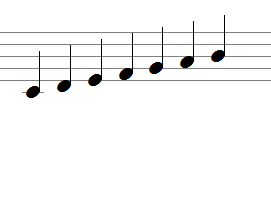
#> input picture opencv/test/notes.png, 271 x 210 px
$ python detect_lines.py notes.png   (older library calls are emulated)
#> lines starting #> are read from the running program, lines starting #| are printed output that depends on the picture; after the words box and inside, x2 and y2 are one past the last pixel; in counts of white or black regions, pixels touching at a corner belong together
"""
@file morph_lines_detection.py
@brief Use morphology transformations for extracting horizontal and vertical lines sample code
"""
import numpy as np
import sys
import cv2 as cv


def show_wait_destroy(winname, img):
    cv.imshow(winname, img)
    cv.moveWindow(winname, 500, 0)
    cv.waitKey(0)
    cv.destroyWindow(winname)


def main(argv):

    # Load the image
    src = cv.imread("notes.png", cv.IMREAD_COLOR)
#> src is the input picture: shape (210, 271, 3); mean B, G, R 247, 247.1, 247.1

    # Show source image
    cv.imshow("src", src)
    # [load_image]

    # [gray]
    # Transform source image to gray if it is not already
    if len(src.shape) != 2:
        gray = cv.cvtColor(src, cv.COLOR_BGR2GRAY)
    else:
        gray = src

    # Show gray image
    show_wait_destroy("gray", gray)
    # [gray]

    # [bin]
    # Apply adaptiveThreshold at the bitwise_not of gray, notice the ~ symbol
    gray = cv.bitwise_not(gray)
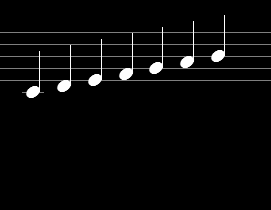
#> gray: shape (210, 271); min 0, max 255, mean 7.9
    bw = cv.adaptiveThreshold(gray, 255, cv.ADAPTIVE_THRESH_MEAN_C, \
                                cv.THRESH_BINARY, 15, -2)
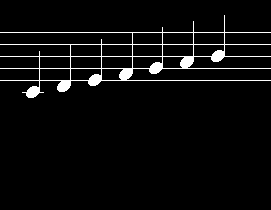
#> bw: shape (210, 271); 4.3% white; 1 white region, box (x1, y1, x2, y2) and area: (0, 15, 271, 98) 2438
    # Show binary image
    show_wait_destroy("binary", bw)
    # [bin]

    # [init]
    # Create the images that will use to extract the horizontal and vertical lines
    horizontal = np.copy(bw)
    vertical = np.copy(bw)
    # [init]

    # [horiz]
    # Specify size on horizontal axis
    cols = horizontal.shape[1]
#> cols = 271
    horizontal_size = cols // 30
#> horizontal_size = 9

    # Create structure element for extracting horizontal lines through morphology operations
    horizontalStructure = cv.getStructuringElement(cv.MORPH_RECT, (horizontal_size, 1))

    # Apply morphology operations
    horizontal = cv.erode(horizontal, horizontalStructure)
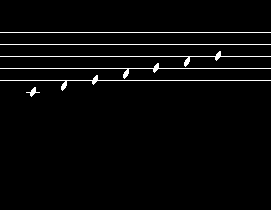
#> horizontal: shape (210, 271); 2.8% white in thin lines or dots, all inside (x1, y1, x2, y2) = (0, 32, 271, 97)
    #horizontal = cv.dilate(horizontal, horizontalStructure)

    # Show extracted horizontal lines
    show_wait_destroy("horizontal", horizontal)
    # [horiz]


    # [vert]
    # Specify size on vertical axis
    rows = vertical.shape[0]
#> rows = 210
    verticalsize = rows // 30
#> verticalsize = 7

    # Create structure element for extracting vertical lines through morphology operations
    verticalStructure = cv.getStructuringElement(cv.MORPH_RECT, (1, verticalsize))
#> verticalStructure = [1, 1, 1, 1, 1, 1, 1]

    # Apply morphology operations
    vertical = cv.erode(vertical, verticalStructure)
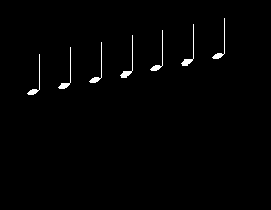
#> vertical: shape (210, 271); 1.1% white; 7 white regions, largest, box (x1, y1, x2, y2) and area: (120, 35, 133, 78) 93, (181, 24, 194, 66) 92, (58, 47, 71, 89) 87
    vertical = cv.dilate(vertical, verticalStructure)
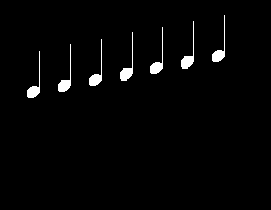
#> vertical: shape (210, 271); 2% white; 7 white regions, largest, box (x1, y1, x2, y2) and area: (120, 32, 133, 81) 171, (181, 21, 194, 69) 170, (58, 44, 71, 92) 165

    # Show extracted vertical lines
    show_wait_destroy("vertical", vertical)
    # [vert]

    # [smooth]
    # Inverse vertical image
    vertical = cv.bitwise_not(vertical)
    show_wait_destroy("vertical_bit", vertical)

    '''
    Extract edges and smooth image according to the logic
    1. extract edges
    2. dilate(edges)
    3. src.copyTo(smooth)
    4. blur smooth img
    5. smooth.copyTo(src, edges)
    '''

    # Step 1
    edges = cv.adaptiveThreshold(vertical, 255, cv.ADAPTIVE_THRESH_MEAN_C, cv.THRESH_BINARY, 3, -2)
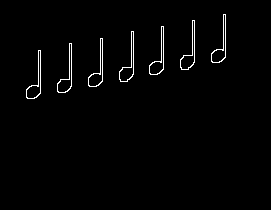
#> edges: shape (210, 271); 1.6% white in thin lines or dots, all inside (x1, y1, x2, y2) = (26, 14, 226, 99)
    show_wait_destroy("edges", edges)

    # Step 2
    kernel = np.ones((2, 2), np.uint8)
    edges = cv.dilate(edges, kernel)
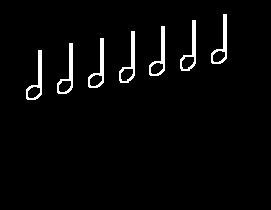
#> edges: shape (210, 271); 3.1% white; 7 white regions, largest, box (x1, y1, x2, y2) and area: (119, 31, 135, 83) 256, (180, 20, 196, 71) 252, (57, 43, 73, 94) 252
    show_wait_destroy("dilate", edges)

    # Step 3
    smooth = np.copy(vertical)

    # Step 4
    smooth = cv.blur(smooth, (2, 2))

    # Step 5
    (rows, cols) = np.where(edges != 0)
    vertical[rows, cols] = smooth[rows, cols]

    # Show final result
    show_wait_destroy("smooth - final", vertical)
    cv.imwrite("vertical.png",vertical)
    # [smooth]

    image = cv.imread('vertical.png')

    gray = cv.cvtColor(image, cv.COLOR_BGR2GRAY)
    ret,thresh = cv.threshold(gray,250,255,cv.THRESH_BINARY_INV)

    img,contours,h =cv.findContours(thresh,cv.RETR_EXTERNAL,cv.CHAIN_APPROX_SIMPLE)

    decal = 0
    for cnt in contours:
        perimetre=cv.arcLength(cnt,True)
        approx = cv.approxPolyDP(cnt,0.01*perimetre,True)
        decal = decal + 10
        M = cv.moments(cnt)
        cX = int(M["m10"] / M["m00"])
        cY = int(M["m01"] / M["m00"])
        cv.drawContours(image,[cnt],-1,(0,255,0),2)

        if len(approx)==3:
            shape = "triangle"
        elif len(approx)==4:
            (x, y, w, h) = cv.boundingRect(approx)
            ratio = w / float(h)
            if ratio >= 0.95 and ratio <= 1.05:
                shape = "carre"
            else:
                shape = "rectangle"
        elif len(approx)==5:
            shape = "pentagone"
        elif len(approx)==6:
            shape = "hexagone"
        else:
            shape= "notes"
        #cv.putText(image, shape, (cX, 120+decal), cv.FONT_HERSHEY_SIMPLEX,0.5, (0, 255, 0), 1)
        cv.putText(image, shape, (cX, cY), cv.FONT_HERSHEY_SIMPLEX,0.5, (0, 0, 255), 1)


    cv.imwrite('test_noire.jpg', image)
    cv.imshow('image',image)
    cv.waitKey(0)

    return 0

if __name__ == "__main__":
    main(sys.argv[1:])

$ run again, with opencv/test/cercles.png copied over opencv/test/notes.png
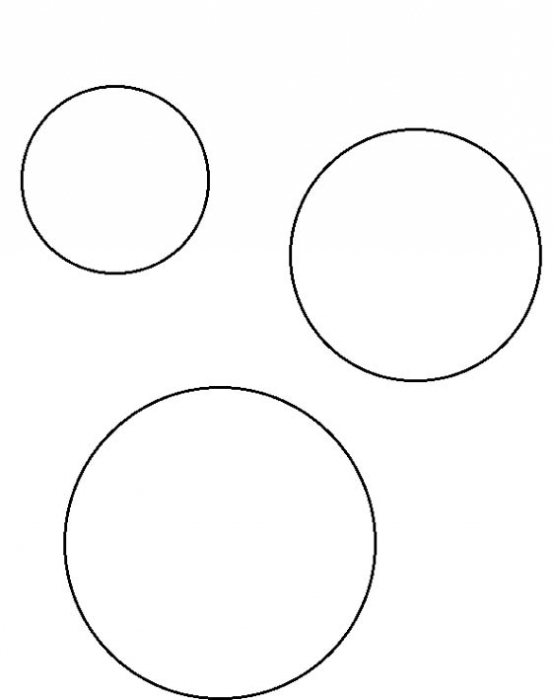
#> input picture opencv/test/cercles.png, 554 x 700 px
#> in main, src is the input picture: shape (700, 554, 3); min 0, max 255, mean 250.2
#> in main, `bw = cv.adaptiveThreshold(gray, 255, cv.ADAPTIVE_THRESH_MEAN_C, \ cv.T..`:
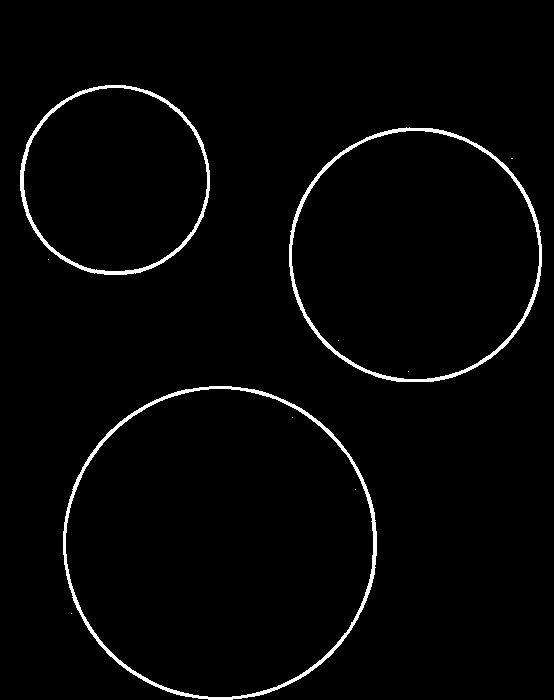
#> bw: shape (700, 554); 2.2% white; 10 white regions (7 under 20 px), largest, box (x1, y1, x2, y2) and area: (63, 386, 377, 700) 3497, (289, 127, 542, 382) 2896, (20, 85, 210, 275) 2162
#> horizontal: shape (700, 554); 0.14% white in thin lines or dots, all inside (x1, y1, x2, y2) = (93, 85, 445, 700)
#> in main, `edges = cv.dilate(edges, kernel)`:
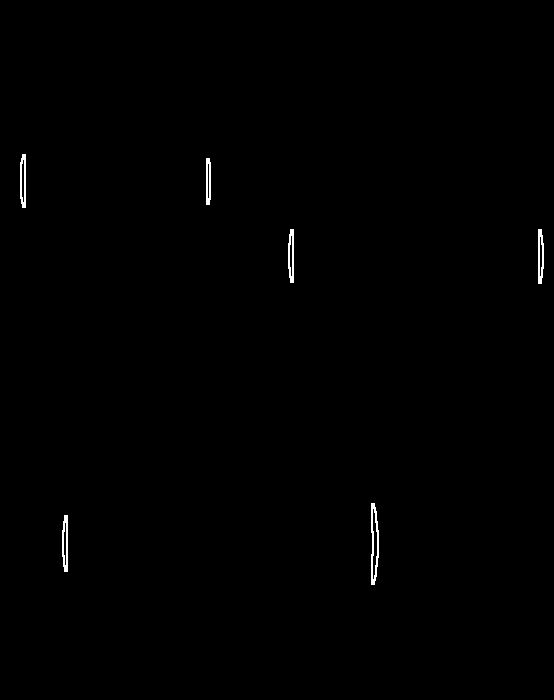
#> edges: shape (700, 554); 0.37% white in thin lines or dots, all inside (x1, y1, x2, y2) = (20, 154, 544, 585)

$ run again, with opencv/test/gamme.png copied over opencv/test/notes.png
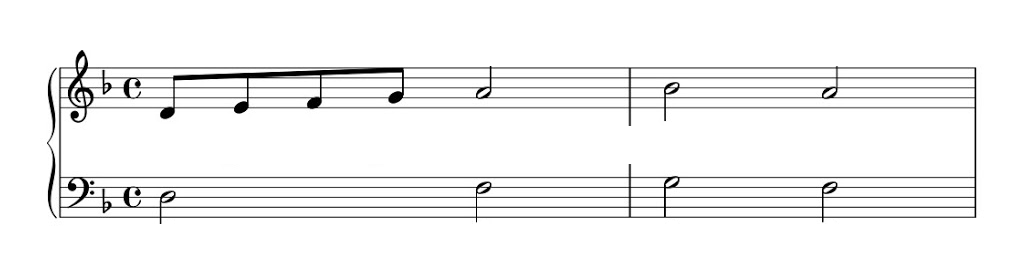
#> input picture opencv/test/gamme.png, 1028 x 276 px
#> in main, src is the input picture: shape (276, 1028, 3); min 0, max 255, mean 243.6
#> in main, `bw = cv.adaptiveThreshold(gray, 255, cv.ADAPTIVE_THRESH_MEAN_C, \ cv.T..`:
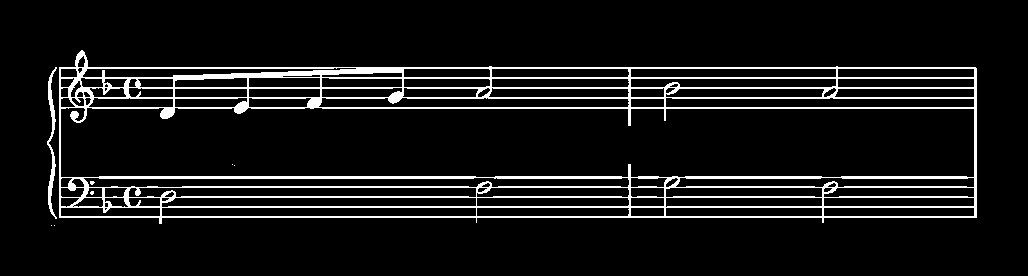
#> bw: shape (276, 1028); 8.2% white in thin lines or dots, all inside (x1, y1, x2, y2) = (47, 50, 977, 226)
#> horizontal: shape (276, 1028); 6% white in thin lines or dots, all inside (x1, y1, x2, y2) = (76, 67, 961, 218)
#> in main, `edges = cv.dilate(edges, kernel)`:
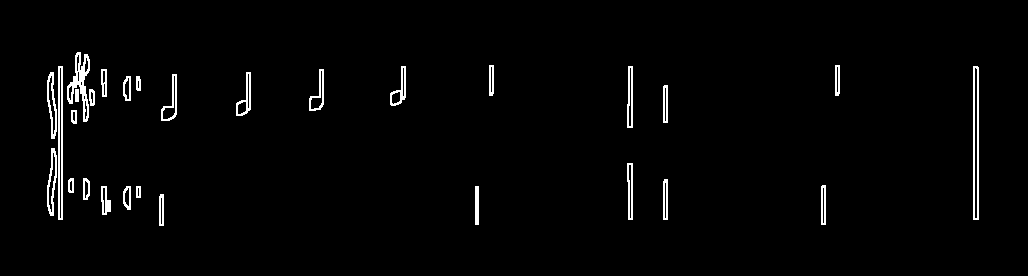
#> edges: shape (276, 1028); 2.1% white in thin lines or dots, all inside (x1, y1, x2, y2) = (47, 52, 979, 226)
